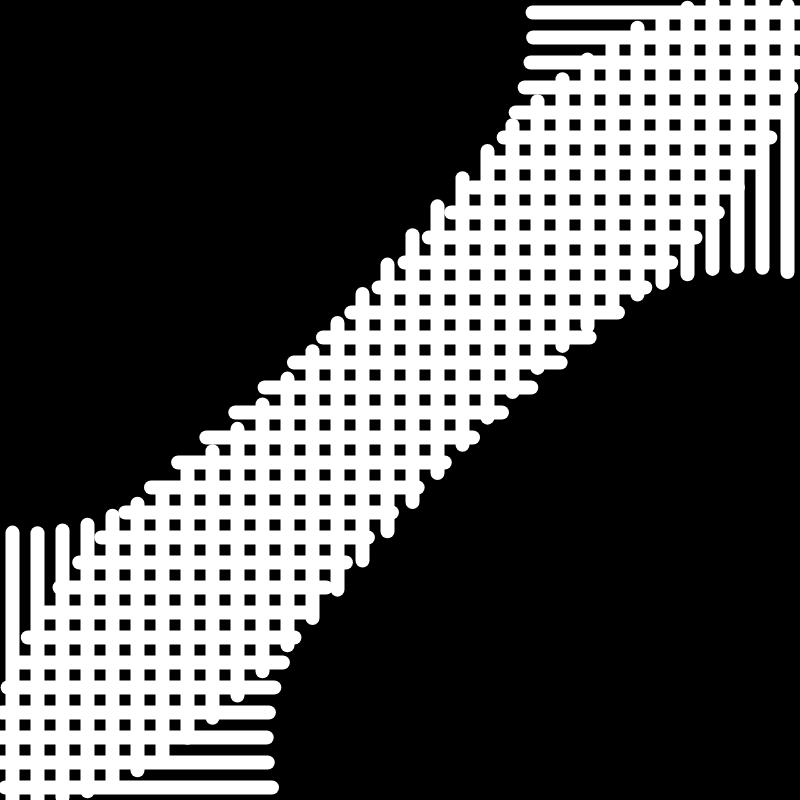
Frame 1 (no input)
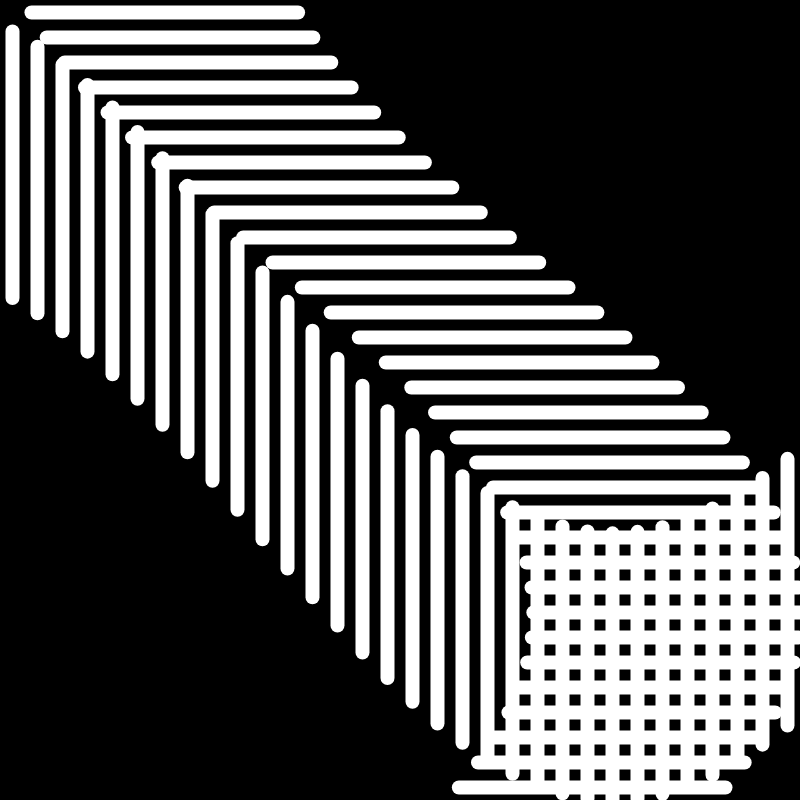
Frame 60 (no input)
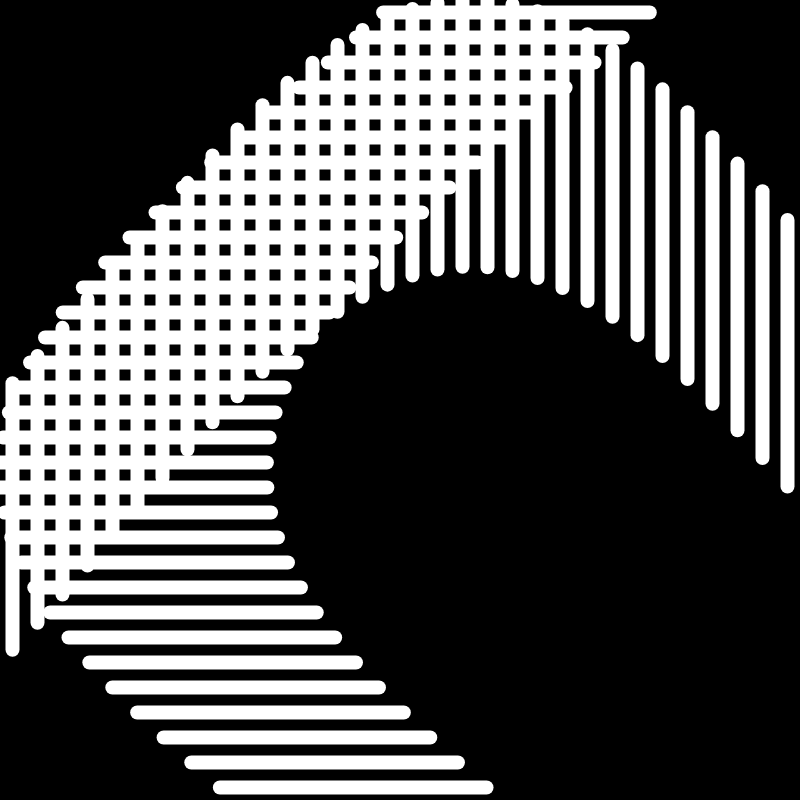
Frame 120 (the mouse pressed at the canvas centre since frame 60)

The p5.js sketch that drew these frames (run headless with seeded random() and noise() and a simulated clock; from frame 60 on, the mouse is pressed at the canvas centre):

// p5.js sketch
// ── sketch.js
let lineWidth = 14;
let lineSpacing = 25;
let slidingFrames = 100;
let rotationFrames = 50000000;

let lineLength;
let count;

function setup() {
  createCanvas(800, 800);
  frameRate(50);
  background(0);
  colorMode(RGB);
  
  count = floor(height / lineWidth);
  lineLength = height / 3;
}

function draw() {
  background(0);
  stroke(255);
  strokeWeight(lineWidth);
  strokeCap(ROUND);

  translate(width / 2, height / 2);
  rotate(map(frameCount, 0, rotationFrames, 0, TWO_PI));

  let phase = map(frameCount, 0, slidingFrames, 0, TWO_PI);

  for (let i = -count / 2; i < count / 2; i++) {
    let shift = map(i, 0, count, -PI, PI);
    let rotation = sin(phase + shift) * (width / 2 - lineLength / 2) - lineLength / 2;
    
    line(rotation, i * lineSpacing, rotation + lineLength, i * lineSpacing);
    line(i * lineSpacing, rotation, i * lineSpacing, rotation + lineLength);
  }
}
